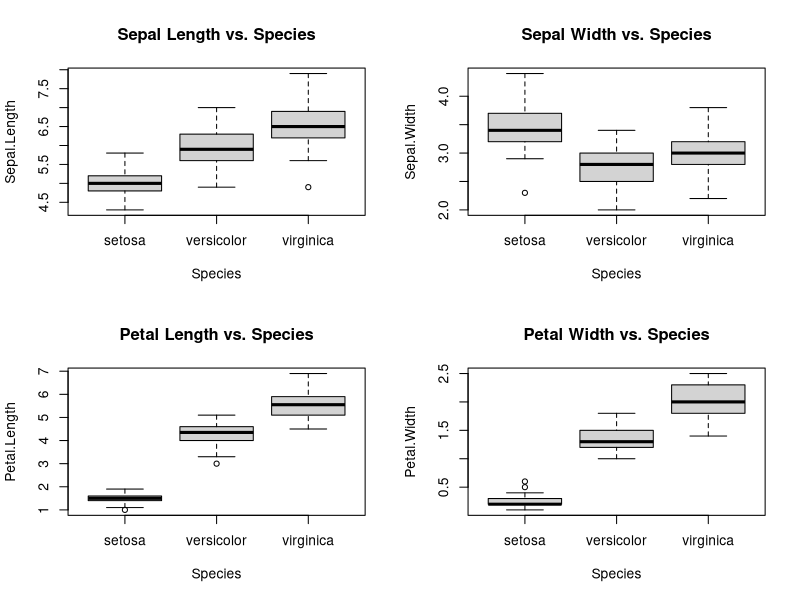
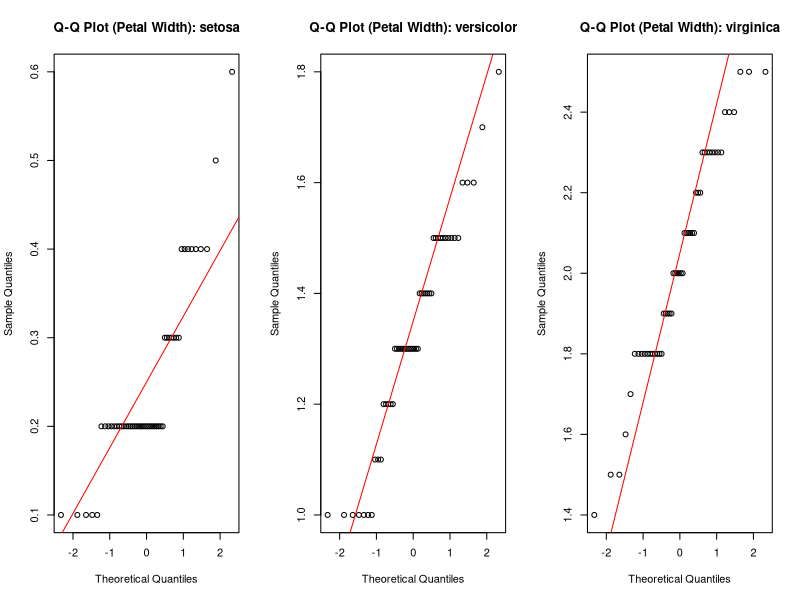

Here is the R script that generated these plots, in order:
## ---- chunk 1
knitr::opts_chunk$set(echo = TRUE)
## ---- chunk 2
dat=iris
## ---- chunk 3
par(mfrow = c(2, 2))
boxplot(Sepal.Length ~ Species, data = dat, main = "Sepal Length vs. Species")
boxplot(Sepal.Width  ~ Species, data = dat, main = "Sepal Width vs. Species")
boxplot(Petal.Length ~ Species, data = dat, main = "Petal Length vs. Species")
boxplot(Petal.Width  ~ Species, data = dat, main = "Petal Width vs. Species")
par(mfrow = c(1, 1))
## ---- chunk 4
par(mfrow = c(1, 3))
for (sp in levels(dat$Species)) {
  subset_data <- subset(dat, Species == sp)
  qqnorm(subset_data$Petal.Width,
         main = paste("Q-Q Plot (Petal Width):", sp))
  qqline(subset_data$Petal.Width, col = "red")
}
par(mfrow = c(1, 1))
